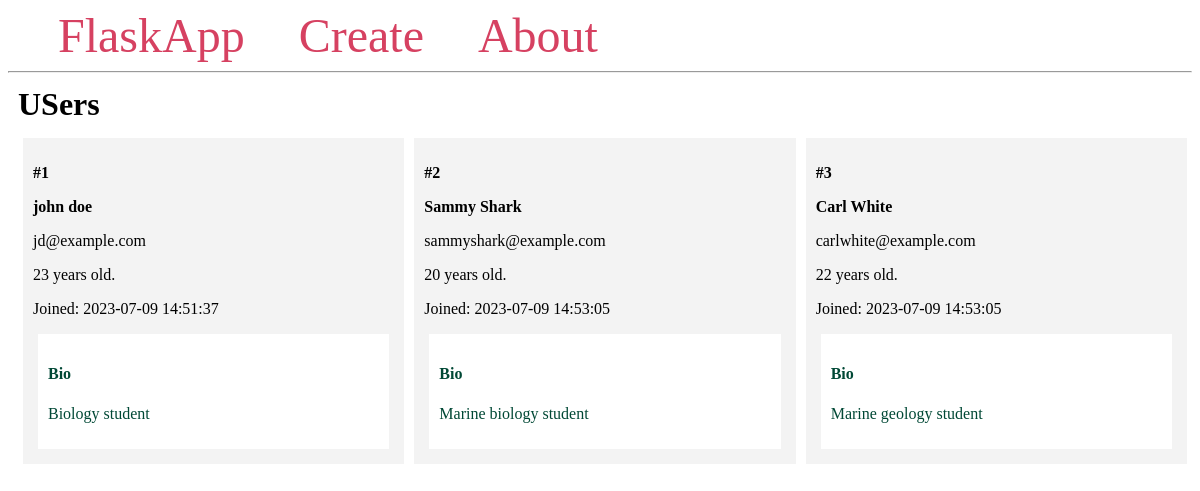
The page / on the database its author committed.
### app.py (models this page shows, shortened)
class User(db.Model):
    id = db.Column(db.Integer, primary_key=True)
    firstname = db.Column(db.String(100), nullable=False)
    lastname = db.Column(db.String(100), nullable=False)
    email = db.Column(db.String(80), unique=True, nullable=False)
    age = db.Column(db.Integer)
    created_at = db.Column(db.DateTime(timezone=True),
                           server_default=func.now())
    bio = db.Column(db.Text)

### app.py (the view)
@app.route('/')
def index():
    users = User.query.all()
    return render_template('index.html', users=users)

### templates/index.html
{% extends 'base.html' %}
{% block content %}
    <h1 class="title">{% block title %} USers {% endblock %}</h1>
    <div class="content">
        {% for user in users %}
            <div class="student">
                <p><b>#{{ user.id }}</b></p>
                <b>
                    <p class="name">{{ user.firstname }} {{ user.lastname }}</p>
                </b>
                <p>{{ user.email }}</p>
                <p>{{ user.age }} years old.</p>
                <p>Joined: {{ user.created_at }}</p>
                <div class="bio">
                    <h4>Bio</h4>
                    <p>{{ user.bio }}</p>
                </div>
            </div>
        {% endfor %}
    </div>
{% endblock %}

### templates/base.html (shortened to what this page needs)
<!DOCTYPE html>
<html lang="en">
<head>
</head>
<body>
    <nav>
        <a href="{{ url_for('index') }}">FlaskApp</a>
        <a href="#">Create</a>
        <a href="#">About</a>
    </nav>
    <hr>
    <div class="content">
        {% block content %} {% endblock %}
    </div>
</body>
</html>

### templates/base.html (style rules this page uses)
.title { margin: 5px; }
.content { margin: 5px; width: 100%; display: flex; flex-direction: row; flex-wrap: wrap; }
.student { flex: 20%; padding: 10px; margin: 5px; background-color: #f3f3f3; inline-size: 100%; }
.bio { padding: 10px; margin: 5px; background-color: #ffffff; color: #004835; }
nav a { color: #d64161; font-size: 3em; margin-left: 50px; text-decoration: none; }

### rows shown on the page
User: id "1", firstname "john", lastname "doe", email "jd@example.com", age "23", created_at "2023-07-09 14:51:37", bio "Biology student"
User: id "2", firstname "Sammy", lastname "Shark", email "sammyshark@example.com", age "20", created_at "2023-07-09 14:53:05", bio "Marine biology student"
User: id "3", firstname "Carl", lastname "White", email "carlwhite@example.com", age "22", created_at "2023-07-09 14:53:05", bio "Marine geology student"
